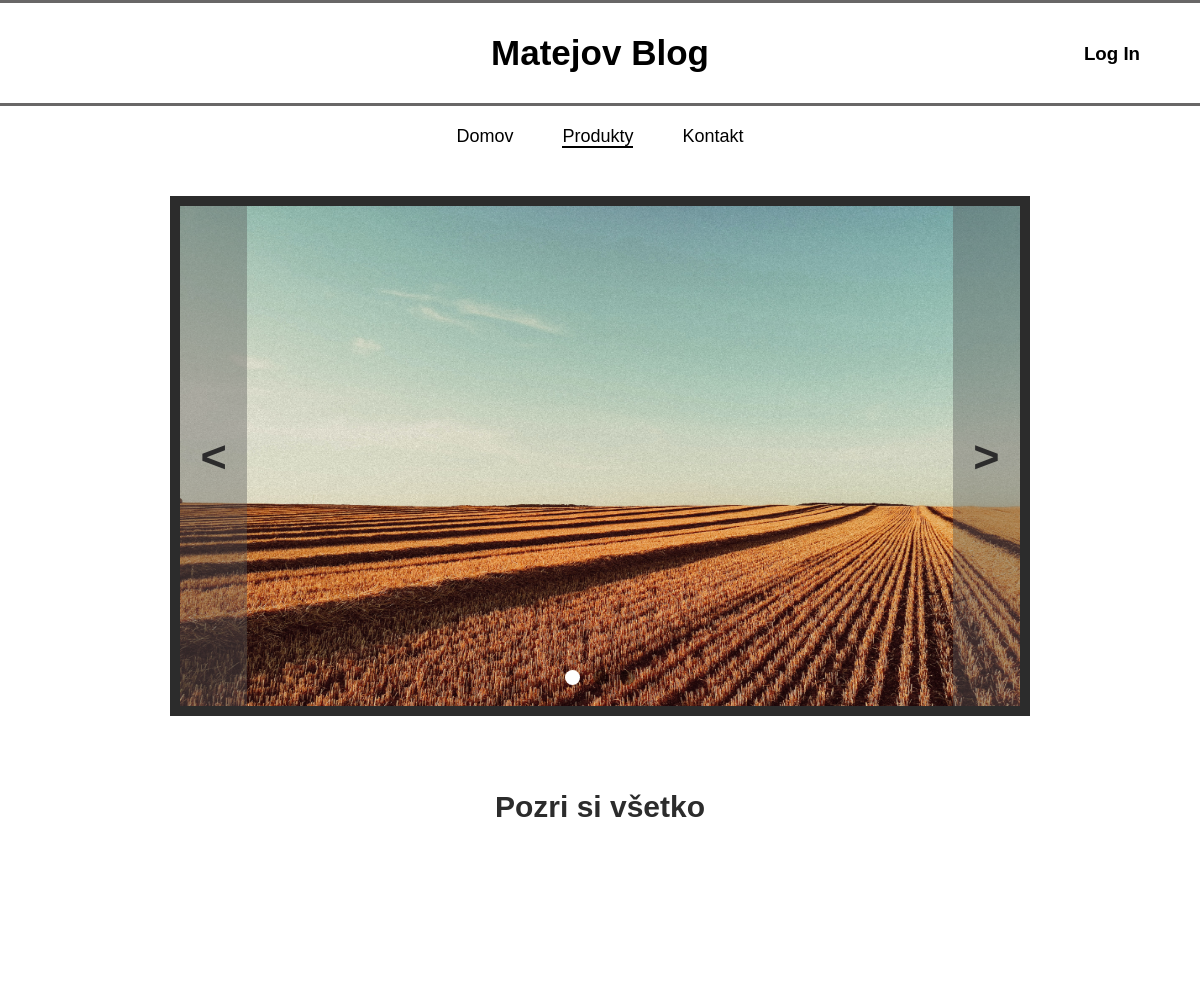
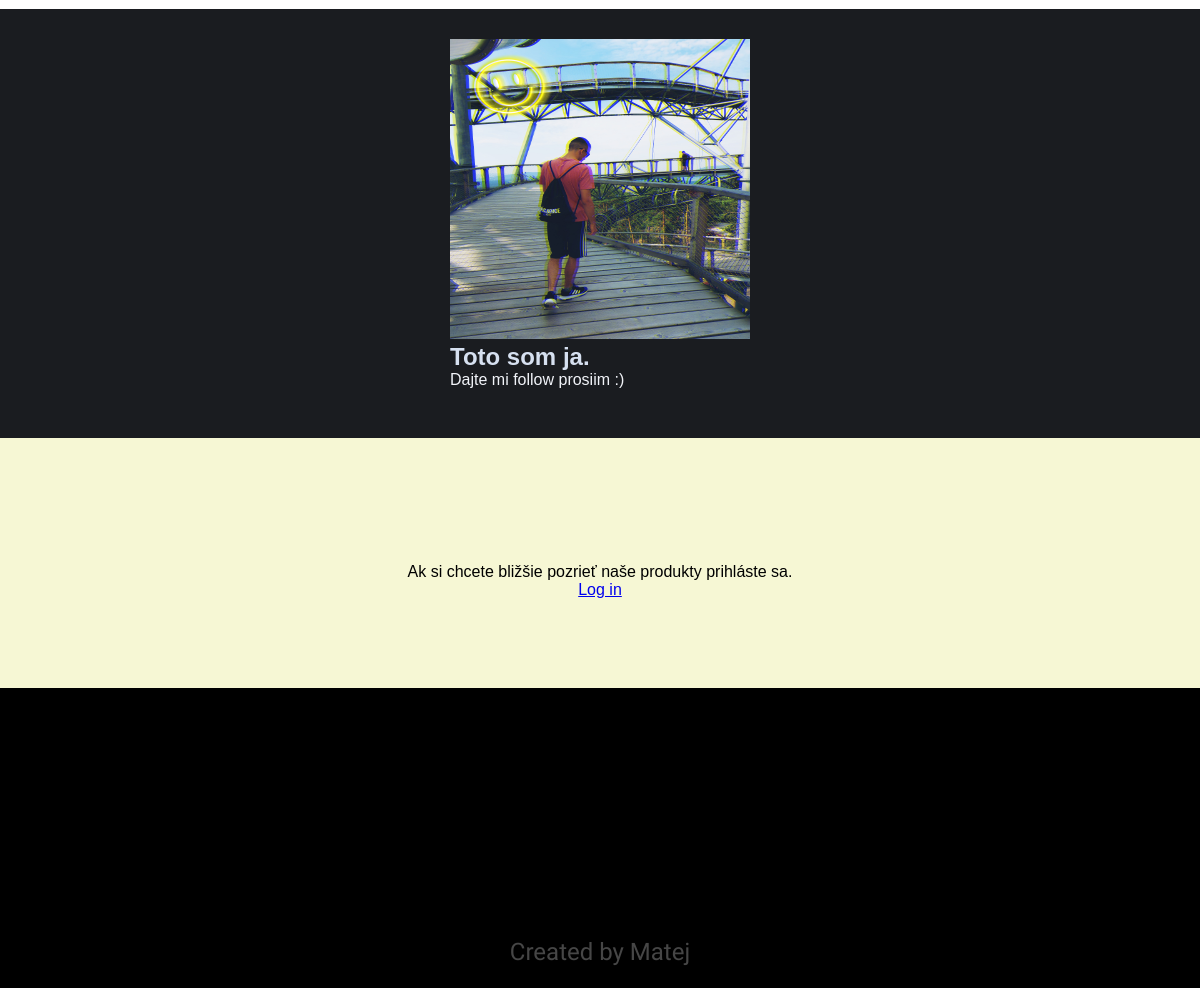
Screenshot of /products/ with the database file from the repository (2 pictures, top to bottom).
### my_app/models.py (models this page shows, shortened)
class Product(models.Model):
  product_title = models.CharField(max_length=200)
  product_description = models.CharField(max_length=1000)
  product_image = models.ImageField(upload_to='uploaded_posts', blank=True, null=True)

### my_app/views.py (the view)
# urls.py: path('products/', include("my_app.urls_products")),
def products(request):
  p = Product.objects.all()
  context={
    "product": p,
  }
  return render(request, 'products.html', context)

### my_app/templates/products.html (shortened to what this page needs)
<!DOCTYPE html>
<html lang="en">
<head>
  <link rel="stylesheet" type="text/css" href="../static/css/products-style.css">
  <link rel="stylesheet" href="https://unpkg.com/aos@next/dist/aos.css" />
</head>
<body>
  <header>
    <div class="nav-bar-UP">
      <h2><a href="#" class="logo" >Matejov Blog</a></h2>
      <div>
        {% if user.is_authenticated %}
          <h4 class="logged-user" >hello, {{request.user}}</h4>
          <h4 class="logout" ><a href="{% url 'account:logout' %}">logut</a></h4>
          {% else %}
          <h3 class="login"><a href="{% url 'account:login' %}">Log In</a></h3>
        {% endif %}
      </div>
    </div>
    <nav class="nav-bar">
      <ul class="nav-bar-text">
        <li><a href="{% url 'homePage:home' %}">Domov</a></li>
        <li><a href="{% url 'productPage:products' %}" id="now_page">Produkty</a></li>
        <li><a href="{% url 'contactPage' %}">Kontakt</a></li>
      </ul>
    </nav>
  </header>
  <section class="sec1" >
    <div class="container">
      <div class="slide-img" id="one">
        <img src="../static/pic/sliderimg1.jpg">
          <label for="i3" class="per">
            <h2> < </h2>
          </label>
          <label for="i2" class="nxt">
            <h2> > </h2>
          </label>
      </div>
      <div class="slide-img" id="two">
          <label for="i1" class="per">
            <h2> < </h2>
          </label>
          <label for="i3" class="nxt">
            <h2> > </h2>
          </label>
      </div>
      <div class="slide-img" id="three">
          <label for="i2" class="per">
            <h2> < </h2>
          </label>
          <label for="i1" class="nxt">
            <h2> > </h2>
          </label>
      </div>
      <div class="container-nav">
        <label for="i1" class="dots" id="dot1"></label>
        <label for="i2" class="dots" id="dot2"></label>
        <label for="i3" class="dots" id="dot3"></label>
      </div>
    </div>
    <h2 class="subtitle"> <a href="#Viac-produktov">Pozri si všetko </a></h2>
  </section>
  <section class="sec_products">
    <div class="bg-products">
      <div class="product-container" id="Viac-produktov">
        {% for p in product %}
          <div class="product-img" >
            <img src="{{p.product_image.url}}" alt="" style="width: 300px; height: 300px;" >
            <label for="">
              {% if user.is_authenticated %}
              <h1 class="product-title" ><a href="{% url 'productPage:thisProduct' p.id p.product_title %}"> {{p.product_title}}</a></h1>
              {% else %}
              <h1 class="product-title" >{{p.product_title}}</h1>
              {% endif %}
              <p class="product-desc" >{{p.product_description}}</p>
            </label>
          </div>
        {% endfor %}
    </div>
  </section>
  {% if not user.is_authenticated %}
    <section class="sec3">
      <div class="text-to-login">
        <p>Ak si chcete bližšie pozrieť naše produkty prihláste sa.</p>
        <a href="{% url 'account:login' %}">Log in</a>
      </div>
    </section>
  {% endif %}
  <footer class="end-page">
    <h2>Created by Matej</h4>
  </footer>
</body>
</html>

### my_app/static/css/products-style.css (style rules this page uses)
* { font-family: Arial, Helvetica, sans-serif; margin: 0px; padding: 0px; scroll-behavior: smooth; }
.nav-bar-UP { border-top: solid rgb(104, 103, 103); border-bottom: solid rgb(104, 103, 103); height: 100px; width: 100%; position: relative; text-align: center; margin: 0 auto; }
.logo { position: relative; font-size: 35px; color: black; top: 30px; text-decoration: none; }
.login { position: relative; width: 100%; text-align: right; right: 60px; }
.login a { text-decoration: none; color: black; }
.nav-bar { height: 50px; width: 70%; margin: 20px auto; }
.nav-bar-text { justify-content: space-around; list-style: none; display: flex; flex-direction: row; padding-left: 30%; padding-right: 30%; }
#now_page { border-bottom: solid black 2px; }
.nav-bar-text li a { text-decoration: none; font-size: 18px; color: black; transition: 0.3s; }
.sec1 { background: #fff; height: 100vh; }
.container { margin: 0 auto; position: relative; width: 70%; height: 500px; background: #4c4c4c; border: solid 10px #2c2c2c; }
.slide-img { position: absolute; width: 100%; height: 100%; }
.slide-img img { width: 100%; height: 100%; }
.per, .nxt { width: 8%; height: 100%; position: absolute; top: 0; background: rgba(88, 88, 88, 0.4); z-index: 99; cursor: pointer; }
.per { left: 0; }
.nxt { right: 0; }
.slide-img h2 { position: relative; top: 45%; font-size: 45px; text-align: center; color: #2c2c2c; }
.container-nav { width: 100%; height: 11px; bottom: 5%; position: absolute; text-align: center; z-index: 99; }
.dots { width: 15px; height: 15px; margin: 0 4px; position: relative; border-radius: 50%; display: inline-block; background: rgba(0, 0, 0, 0.4); }
.slide-img { z-index: -1; }
#i1:checked ~ #one, #i2:checked ~ #two, #i3:checked ~ #three { z-index: 9; }
#i1:checked ~ .container-nav #dot1, #i2:checked ~ .container-nav #dot2, #i3:checked ~ .container-nav #dot3 { background: #fff; }
.subtitle { font-size: 30px; margin-top: 50px; text-align: center; position: relative; top: 3%; }
.subtitle a { text-decoration: none; color: #2c2c2c; transition: 0.3s; }
.bg-products { background: #1a1c20; }
.product-container { display: flex; flex-direction: row; flex-wrap: wrap; justify-content: space-evenly; width: 80%; margin: 0 auto; }
.product-img { display: block; position: relative; margin: 30px; }
.product-title { color: #d6e0f0; }
.product-desc { height: 37px; width: 300px; overflow: hidden; white-space: pre-wrap; color: #f1f3f8; }
.sec3 { height: 250px; width: 100%; margin: 0 auto; background: #f6f7d4; }
.text-to-login { height: 100%; text-align: center; }
.text-to-login p { padding-top: 125px; }
.end-page { background-color: black; height: 300px; }
.end-page h2 { font-family: 'Inconsolata', monospace; font-weight: 300; display: block; color: rgb(70, 70, 70); text-align: center; padding-top: 250px; }

### rows the page displays
Product: product_image (picture), product_title "Toto som ja.", product_description "Dajte mi follow prosiim :)"
